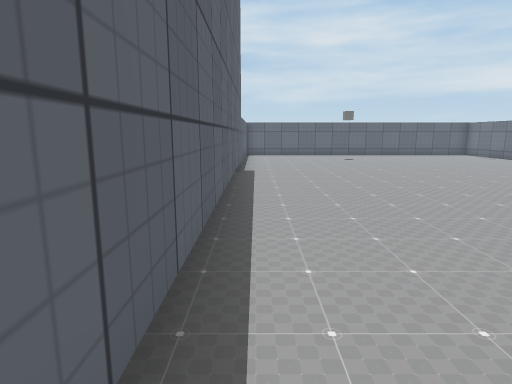
[1] (above)

15 first-person views from a walk through a 3-D level made in the Unity game engine. The camera is 1.3 m above the floor, tilts 10° down and sees 75° across. The floor is counted in squares, 1 m on a side. Each view is taken from the middle of a square. On the plan, view 1 faces up. The plan holds only what a view shows up to about 14 squares ahead; the rest is blank. The place goes on beyond the plan. The player character is not drawn. Some surface patterns are stand-ins.

[2]
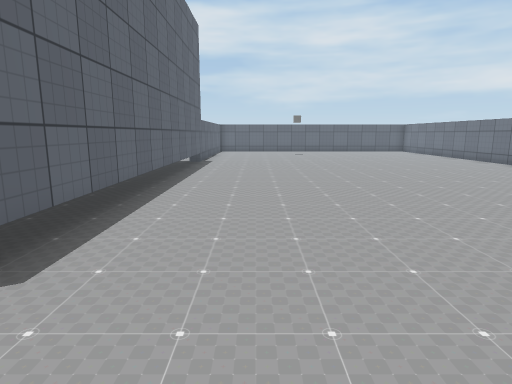

[3]
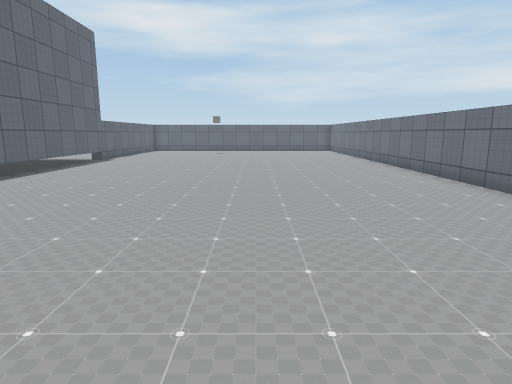

[4]
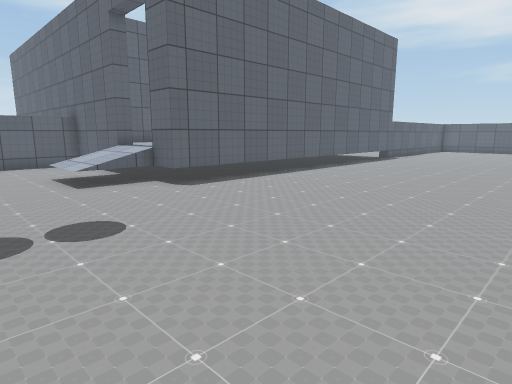

[5]
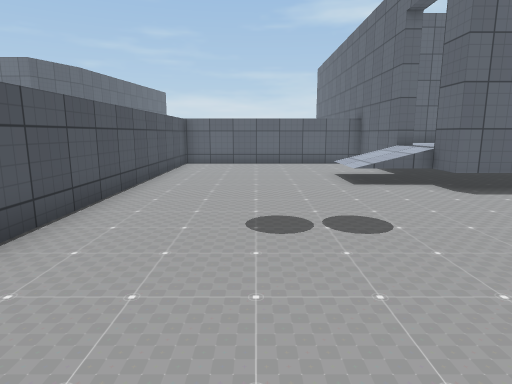

[6]
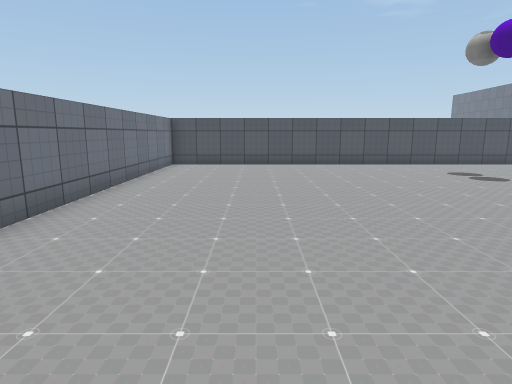

[7]
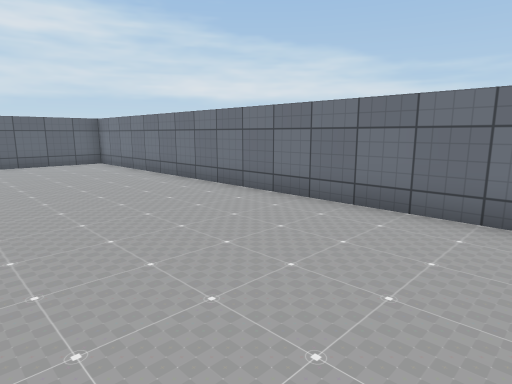

[8]
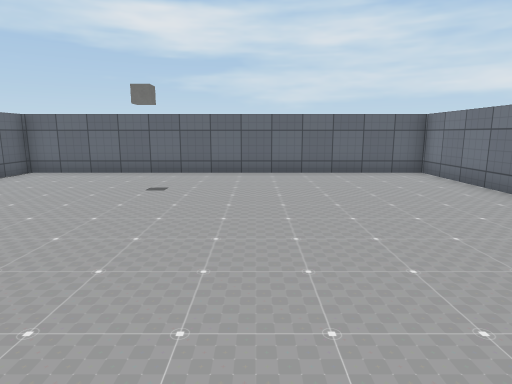

[9]
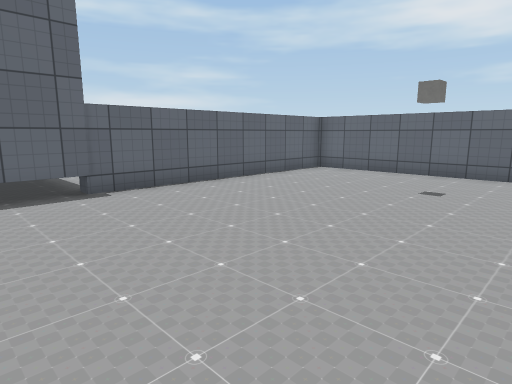

[10]
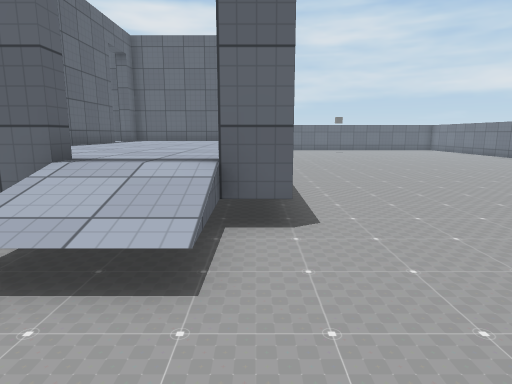

[11]
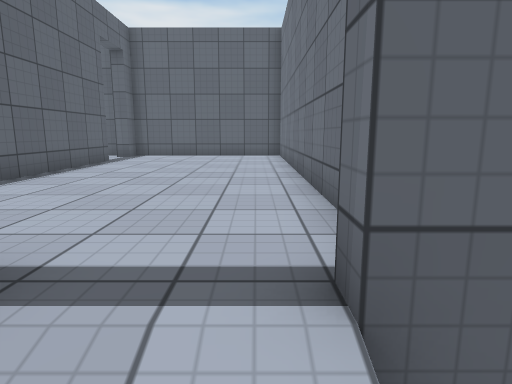

[12]
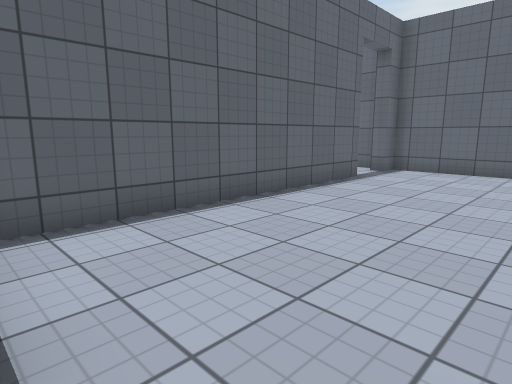

[13]
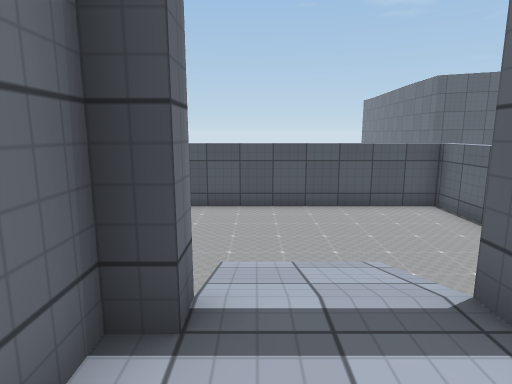

[14]
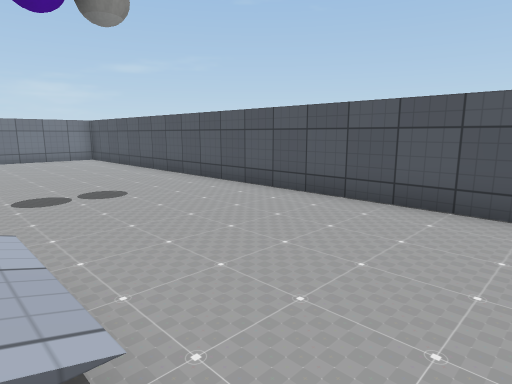

[15]
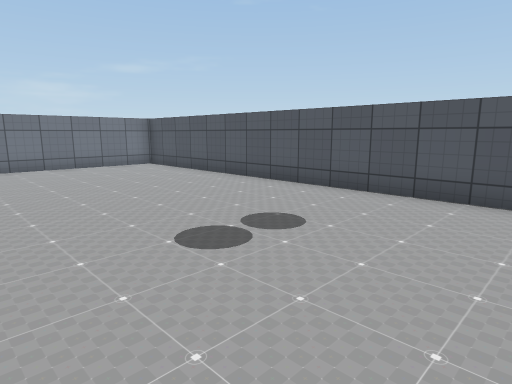

### Floor plan
Key: @ floor where view 1 was taken; # wall or solid block; . main floor; : floor 1 m higher than the main floor; / step, stairs or slope; = window, fence, low wall or low ledge.
Columns run from 7 left of view 1 to 13 right of it. Each row starts with its distance up from view 1.
 20       ###############
 19       #.............#
 18       #.............#
 17       #.............#
 16       #.............#
 15       #.............#
 14       #.............#
 13       #.............#
 12    ...#.............#
 11 #######.............#
 10 #:::::#.............#
  9 ::::::#.............#
  8 #:::::#.............#
  7 #:::::#.............#
  6 #:::::#.............#
  5 #:::::#.............#
  4 #:::::#.............#
  3 #:::::#.............#
  2 #:::::#.............#
  1 #:::::#.............#
  0 #:::::#@............#
 -1 ####::#.............#
 -2   .=//..............#
 -3 ...///..............#
 -4 ....................#
 -5 ....................#
 -6 ....................#
 -7 ....................#
 -8 ....................#
 -9 #####################

Where each view was taken, in squares from view 1:
view 1: 0 up, 0 right, facing up
view 2: 4 down, 2 right, facing up
view 3: 5 down, 7 right, facing up
view 4: 6 down, 7 right, facing up-left
view 5: 6 down, 7 right, facing left
view 6: 5 up, 9 right, facing down
view 7: 5 up, 7 right, facing up-right
view 8: 9 up, 7 right, facing up
view 9: 9 up, 7 right, facing up-left
view 10: 6 down, 1 left, facing up
view 11: 3 down, 2 left, facing up
view 12: 1 down, 2 left, facing up-left
view 13: 1 up, 2 left, facing down
view 14: 3 down, 5 left, facing down-right
view 15: 2 down, 1 left, facing down-right
